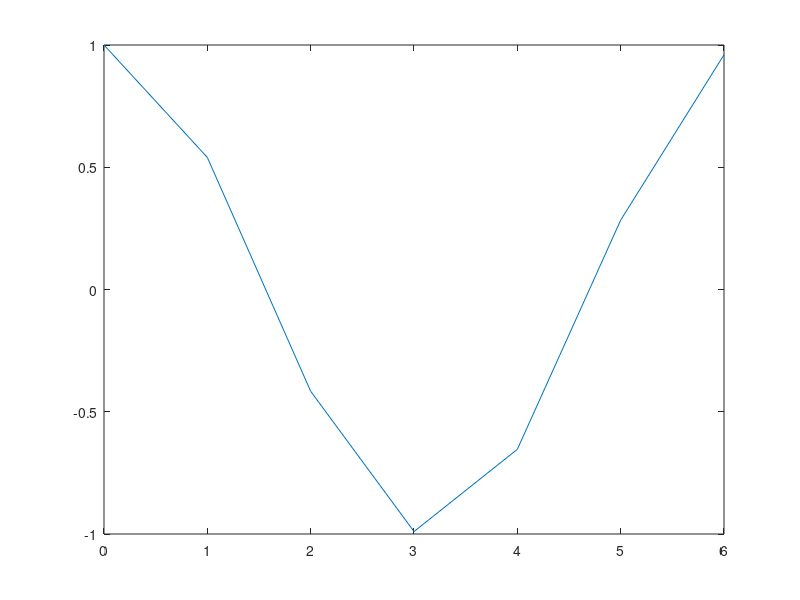
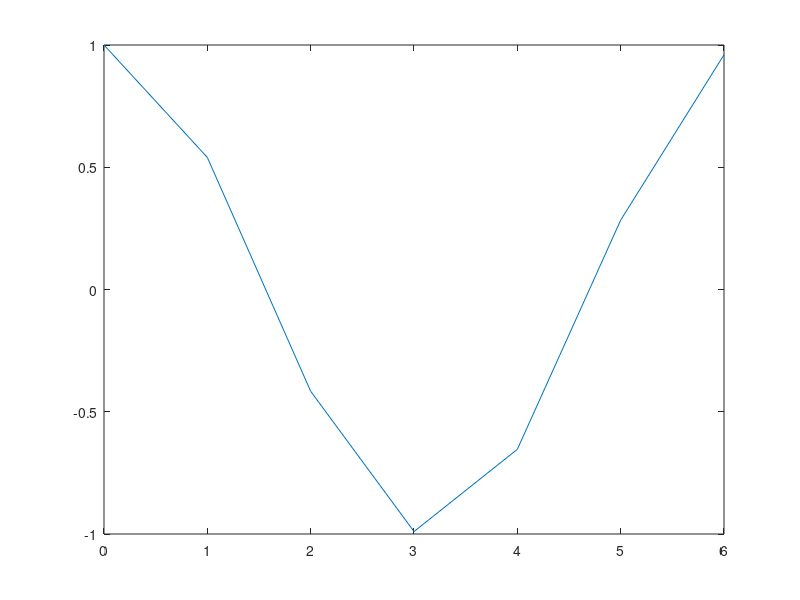

MATLAB code for these plots, in order:
%% Headline
% Headline description with a link
% <https://www.gnu.org/software/octave |*GNU Octave*| Homepage>
%
% Spanning some lines and blanks.
%

%%

disp ("First recognized Octave code after %%")

%% SECTION TITLE
% DESCRIPTIVE TEXT

%%% SECTION TITLE WITHOUT SECTION BREAK
% For Matlab compatibility

## SECTION TITLE
# DESCRIPTIVE TEXT

### SECTION TITLE WITHOUT SECTION BREAK
# Should not work in Octave style
# and should be interpreted as usual Octave code

%%
%

##
#

% some real comment
i = 0:2*pi

# some real comment
y = sin(i)

%%
%
% Content without head.
%

% some real comment and split code block
x = 0:2*pi

# some real comment and split code block
y = sin(x)

%%
%

% reusing old values
y = cos(i)

# some real comment and split code block
y = cos(x)

%% Text formatting
% PLAIN TEXT _ITALIC TEXT_ *BOLD TEXT* |MONOSPACED TEXT|
% |MONOSPACED TEXT| PLAIN TEXT _ITALIC TEXT_ *BOLD TEXT*
% *BOLD TEXT* |MONOSPACED TEXT| PLAIN TEXT _ITALIC TEXT_
% _ITALIC TEXT_ *BOLD TEXT* |MONOSPACED TEXT| PLAIN TEXT
% Trademarks:
% TEXT(TM)
% TEXT(R)
%
% Good inlining should work
% *BOLD _ITALIC |MONOSPACED| TEXT_*
% _ITALIC *BOLD |MONOSPACED| TEXT*_
% |MONOSPACED *BOLD _ITALIC_ TEXT*|
%
% Bad inlining should not work |MONOSPACED *BOLD TEXT|*

% figure code
plot (x,y)

% another plot
figure ()
plot (y,x)

## Text formatting
# PLAIN TEXT _ITALIC TEXT_ *BOLD TEXT* |MONOSPACED TEXT|
# |MONOSPACED TEXT| PLAIN TEXT _ITALIC TEXT_ *BOLD TEXT*
# *BOLD TEXT* |MONOSPACED TEXT| PLAIN TEXT _ITALIC TEXT_
# _ITALIC TEXT_ *BOLD TEXT* |MONOSPACED TEXT| PLAIN TEXT
# Trademarks:
# TEXT(TM)
# TEXT(R)
#
# Good inlining should work
# *BOLD _ITALIC |MONOSPACED| TEXT_*
# _ITALIC *BOLD |MONOSPACED| TEXT*_
# |MONOSPACED *BOLD _ITALIC_ TEXT*|
#
# Bad inlining should not work |MONOSPACED *BOLD TEXT|*

% again another plot
plot (x,y)

%% *BOLD*, _ITALIC_, |MONOSPACED| <http://www.someURL.com *Header* (R)>
%

## *BOLD*, _ITALIC_, |MONOSPACED| <http://www.someURL.com *Header* (R)>
#

%% Bulleted List
%
% * BULLETED ITEM 1
% * BULLETED ITEM 2
% * BULLETED ITEM 3 *BOLD*
% * BULLETED ITEM 4 <http://www.someURL.com>
%

## Bulleted List
#
# * BULLETED ITEM 1
# * BULLETED ITEM 2
# * BULLETED ITEM 3 *BOLD*
# * BULLETED ITEM 4 <http://www.someURL.com>
#

%% Numbered List
%
% # NUMBERED ITEM 1
% # NUMBERED ITEM 2
% # NUMBERED ITEM 3 *BOLD*
% # NUMBERED ITEM 4 <http://www.someURL.com>
%

## Numbered List
#
# # NUMBERED ITEM 1
# # NUMBERED ITEM 2
# # NUMBERED ITEM 3 *BOLD*
# # NUMBERED ITEM 4 <http://www.someURL.com>
#

%%
%
%  PREFORMATTED
%  TEXT
%

##
#
#  PREFORMATTED
#  TEXT
#

%% GNU Octave Code
%
%   for i = 1:10
%     disp (x)
%   endfor
%

## GNU Octave Code
#
#   for i = 1:10
#     disp (x)
#   endfor
#

%% External File Content
%
% <include>test_script_code_only.m</include>
%

## External File Content
#
# <include>test_script_code_only.m</include>
#

%% External Graphic
%
% <<test_script-1.png>>
%

## External Graphic
#
# <<test_script-1.png>>
#

%% Inline LaTeX
% This should be escaped properly: \, {, }, &, %, #, _, ~, ^, <, >
%
% $f(n) = n^5 + 4n^2 + 2 |_{n=17}$
%
% $$f(n) = n^5 + 4n^2 + 2 |_{n=17}$$
%
% $$e^x = \lim\limits_{n\rightarrow\infty}\left(1+\dfrac{x}{n}\right)^{n}$$
%

## Inline LaTeX
# This should be escaped properly: \, {, }, &, %, #, _, ~, ^, <, >
#
# $f(n) = n^5 + 4n^2 + 2 |_{n=17}$
#
# $$f(n) = n^5 + 4n^2 + 2 |_{n=17}$$
#
# $$e^x = \lim\limits_{n\rightarrow\infty}\left(1+\dfrac{x}{n}\right)^{n}$$
#

%% Links
% <https://www.gnu.org/software/octave>
% <https://www.gnu.org/software/octave GNU Octave Homepage>
% <octave:plot DISPLAYED TEXT FOR PLOT FUNCTION>
% <octave:abs Nested markup and newline
% PLAIN TEXT(TM) _ITALIC TEXT_(R) *BOLD TEXT* |MONOSPACED TEXT|>
% <https://www.gnu.org/software/octave Nested markup and newline
% PLAIN TEXT(TM) _ITALIC TEXT_(R) *BOLD TEXT* |MONOSPACED TEXT|>
%

## Links
# <https://www.gnu.org/software/octave>
# <https://www.gnu.org/software/octave GNU Octave Homepage>
# <octave:plot DISPLAYED TEXT FOR PLOT FUNCTION>
# <octave:abs Nested markup and newline
# PLAIN TEXT(TM) _ITALIC TEXT_(R) *BOLD TEXT* |MONOSPACED TEXT|>
# <https://www.gnu.org/software/octave Nested markup and newline
# PLAIN TEXT(TM) _ITALIC TEXT_(R) *BOLD TEXT* |MONOSPACED TEXT|>
#

%% Code with HTML/LaTeX special chars
%

function ret = foo (a, b)
  ret = (a > b) && (a < b^a);
endfunction
sprintf ("(a > b) && (a < b^a) = %f", foo (0, 1))

%% HTML Markup & < > "
% This should be escaped properly: & < > "
%
% The HTML entity should remain visible: &amp; &lt; &gt; &quot;
%
% The HTML entity should remain visible: |&amp;| |&lt;| |&gt;| |&quot;|
%

## HTML Markup & < > "
# This should be escaped properly: & < > "
#
# The HTML entity should remain visible: &amp; &lt; &gt; &quot;
#
# The HTML entity should remain visible: |&amp;| |&lt;| |&gt;| |&quot;|
#

%% HTML block markup
% <html>
% <table><tr>
% <td style="border: 1px solid black;">one</td>
% <td style="border: 1px solid black;">two</td>
% </tr>
% </table>
% </html>
%

## HTML block markup
# <html>
# <table>
# <tr>
# <td style="border: 1px solid black;">one</td>
# <td style="border: 1px solid black;">two</td>
# </tr>
# </table>
# </html>
#

%% HTML block markup with empty lines
% <html>
% <table><tr>
% <td style="border: 1px solid black;">one</td>
% <td style="border: 1px solid black;">two</td></tr>
% </table>
%
% and some text.
% </html>
%

## HTML block markup with empty lines
# <html>
# <table>
# <tr>
# <td style="border: 1px solid black;">one</td>
# <td style="border: 1px solid black;">two</td>
# </tr>
# </table>
#
# and some text.
# </html>
#

%% LaTeX block markup
% <latex>
% \begin{equation}
% \begin{pmatrix}
% 1 & 2 \\ 3 & 4
% \end{pmatrix}
% \end{equation}
% </latex>
%

## LaTeX block markup
# <latex>
# \begin{equation}
# \begin{pmatrix}
# 1 & 2 \\ 3 & 4
# \end{pmatrix}
# \end{equation}
# </latex>
#

%% LaTeX block markup with empty lines
% <latex>
% Some text
%
% \begin{equation}
% \begin{pmatrix}
% 1 & 2 \\ 3 & 4
% \end{pmatrix}
% \end{equation}
% </latex>
%

## LaTeX block markup with empty lines
# <latex>
# Some text
#
# \begin{equation}
# \begin{pmatrix}
# 1 & 2 \\ 3 & 4
# \end{pmatrix}
# \end{equation}
# </latex>
#

%% Long void
%
%
%
%
%
%
%
%
% content
%
%
%
%
%
%
%

%%
%
%
%
%
%
%
%
%
% and continued
%
%
%
%
%
%
%

## Long void
#
#
#
#
#
#
#
# content
#
#
#
#
#
#
#
#
#
#

##
#
#
#
#
#
#
#
# and continued
#
#
#
#
#
#
#
#
#
#
